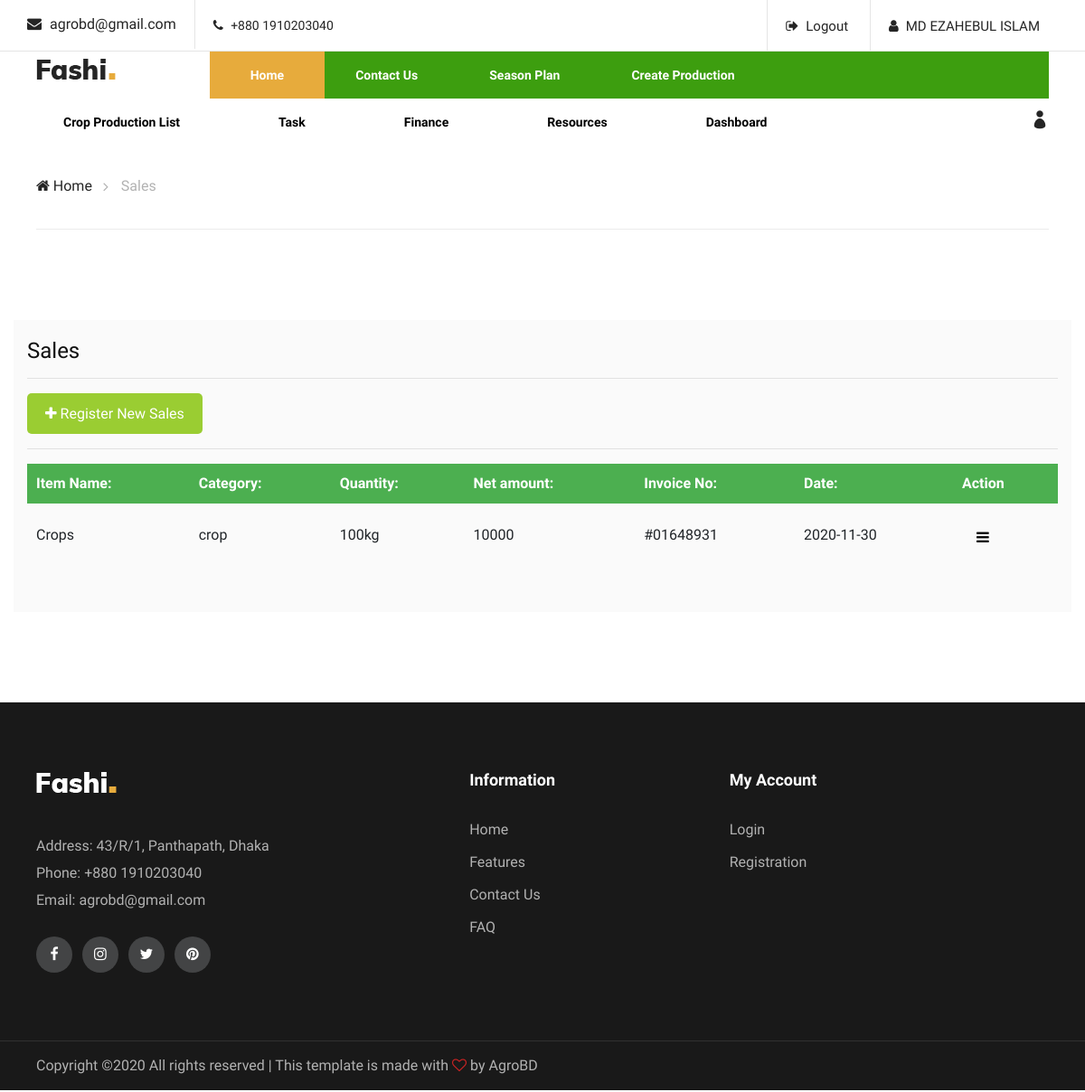
/sales.php (signed in), run on the app's committed database.
### tables this page shows
CREATE TABLE `sales` (
  `s_id` int(11) NOT NULL,
  `item_name` varchar(30) NOT NULL,
  `category` varchar(20) NOT NULL,
  `quantity` varchar(20) NOT NULL,
  `net_amount` int(11) NOT NULL,
  `invoice_no` varchar(20) NOT NULL,
  `date` date NOT NULL,
  `uid` int(11) NOT NULL,
  `create_date` timestamp NOT NULL DEFAULT current_timestamp() ON UPDATE current_timestamp()
);

### sales.php (the view, shortened to what this page needs)
<?php include'includes/head.php';
include'includes/navbar.php';
$conn = connect();
$uid = $_SESSION['uid'];
?>
</head>
<body>
    <div class="breacrumb-section">
        <div class="container">
            <div class="row">
                <div class="col-lg-12">
                    <div class="breadcrumb-text">
                        <a href="index"><i class="fa fa-home"></i> Home</a>
                        <span>Sales</span>
                    </div>
                </div>
            </div>
        </div>
    </div>
    <section class="homenav">
        <div class="container production_box">
            <div class="">
                <h4>Sales</h4>
                <hr>
                <div class="">
                    <button id="myBtn" style="float: none;"><i class="fa fa-plus" aria-hidden="true"></i> Register New
                        Sales</button>
                    <hr>
                    <table id="example" class="display">
                        <thead>
                            <tr>
                                <th>Item Name:</th>
                                <th>Category:</th>
                                <th>Quantity:</th>
                                <th>Net amount:</th>
                                <th>Invoice No:</th>
                                <th>Date:</th>
                                <th>Action</th>
                            </tr>
                        </thead>
                        <tbody>
                            <?php
                            $sql= "SELECT * FROM sales WHERE uid = $uid";
                            $result = $conn->query($sql);
                                while ($row = $result-> fetch_assoc()):
                            ?>
                            <tr>
                                <td><?php echo $row["item_name"]; ?></td>
                                <td><?php echo $row["category"]; ?></td>
                                <td><?php echo $row["quantity"]; ?></td>
                                <td><?php echo $row["net_amount"]; ?></td>
                                <td><?php echo $row["invoice_no"]; ?></td>
                                <td><?php echo $row["date"]; ?></td>
                                <td>
                                    <div class="dropdown">
                                        <button class="dropbtn"><i class="fa fa-bars"></i></button>
                                    </div>
                                </td>
                            </tr>
                            <?php endwhile;?>
                        </tbody>
                    </table>
                </div>
            </div>
    </section>
    <?php
include'includes/footer.php';?>
</body>
</html>

### css/style.css (style rules this page uses)
html, body { height: 100%; font-family: "Muli", sans-serif; -webkit-font-smoothing: antialiased; -moz-font-smoothing: antialiased; }
h1, h2, h3, h4, h5, h6 { margin: 0; color: #111111; font-weight: 400; font-family: "Muli", sans-serif; }
h4 { font-size: 24px; }
* { box-sizing: border-box; }
.homenav { padding-top: 100px; padding-bottom: 100px; }
.breadcrumb-text { border-bottom: 1px solid #ebebeb; padding: 15px 0; }
.breadcrumb-text a { display: inline-block; font-size: 16px; color: #252525; margin-right: 28px; position: relative; }
.breadcrumb-text a:after { position: absolute; right: -18px; top: 0px; content: ""; font-family: "FontAwesome"; font-size: 16px; color: #b2b2b2; }
.breadcrumb-text span { display: inline-block; color: #b2b2b2; }
table { border-collapse: collapse; width: 100%; }
.filter th, td { text-align: left; padding: 5px; }
.production_box { background-color: #FAFAFA; padding-top: 20px; padding-bottom: 50px; }
th, td { text-align: left; padding: 10px; }
th { background-color: #4CAF50; color: white; }
#myBtn { width: auto; height: 45px; background-color: yellowgreen; border: none; border-radius: 5px; color: rgb(255, 255, 255); float: right; padding: 0 20px; }
.dropbtn { background-color: transparent; color: black; padding: 16px; font-size: 16px; border: none; height: 50px; }
.dropdown { position: relative; display: inline-block; }
.fin_body_box img, p, a { padding-bottom: 20px; }
.row { margin: 0 -5px; }
.row:after { content: ""; display: table; clear: both; }
@media only screen and (min-width: 1200px) { .container { max-width: 1170px; } }

### data on the page
sales: item_name "Crops", category "crop", quantity "100kg", net_amount "10000", invoice_no "#01648931", date "2020-11-30"

### other printed values
$_SESSION['name'] "MD EZAHEBUL ISLAM"
